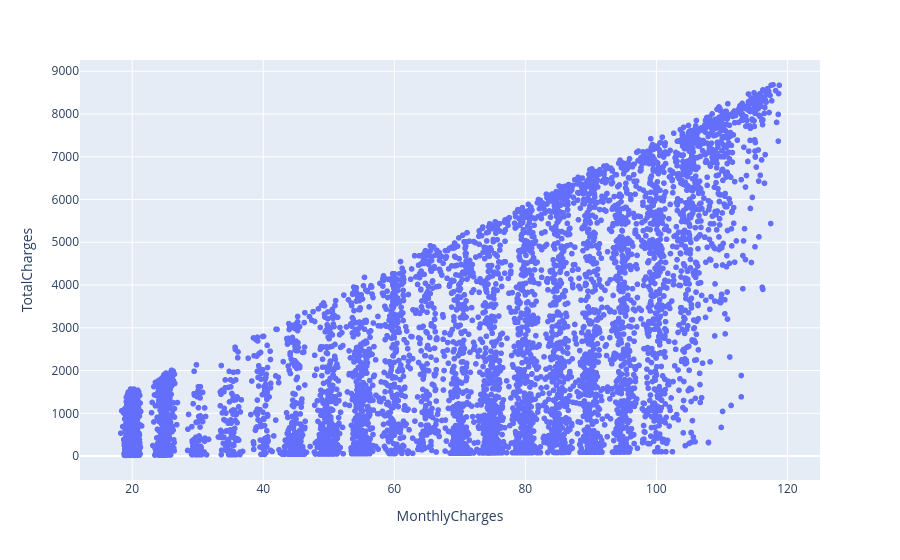

Notebook cell for this chart:
### Markdown cell above
## what we see from this relationship
Based on the plot, we can observe the following patterns in the churn relationship (about 27% of all customers churn):

* Senior citizens are more likely to churn (42% vs 24%).
* Customers without partners are more likely to churn.
* Customers without dependents are more likely to churn.
* Customers who use fiber optic service are more likely to churn (42%, vs 19% for DSL).
* Customers **without** internet service are the *least* likely to churn (about 7%).
* Customers who have internet but no online security, online backup, device protection, or tech support are more likely to churn.
* Customers who pay month-to-month are much more likely to churn (43%, vs 3% on two-year contracts).
* Customers who use paperless billing and pay with electronic checks are more likely to churn.

Even without machine learning, we can see a clear difference in churn between the groups of each feature.

### Code cell
fig = px.scatter(df, x='MonthlyCharges', y='TotalCharges')

fig.show()

### Figure 1 — Plotly figure (JSON) as saved in the notebook; plotly's stock layout.template omitted (floating-point values rounded to 4 significant figures; data arrays with more than 128 entries replaced by an {"elided": "..."} marker saying what was removed)
{"data": [{"hovertemplate": "MonthlyCharges=%{x}<br>TotalCharges=%{y}<extra></extra>", "legendgroup": "", "marker": {"color": "#636efa", "symbol": "circle"}, "mode": "markers", "name": "", "showlegend": false, "type": "scattergl", "x": {"elided": "7032 float values"}, "xaxis": "x", "y": {"elided": "7032 float values"}, "yaxis": "y"}], "layout": {"legend": {"tracegroupgap": 0}, "margin": {"t": 60}, "xaxis": {"anchor": "y", "domain": [0.0, 1.0], "title": {"text": "MonthlyCharges"}}, "yaxis": {"anchor": "x", "domain": [0.0, 1.0], "title": {"text": "TotalCharges"}}}}
